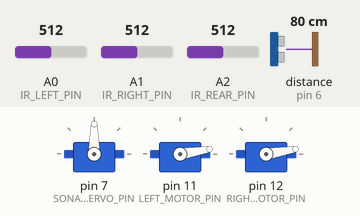
A sketch run on a simulated Arduino Uno, built with avr-gcc and run on an emulated ATmega328P. On the bench: 3 × servo. Inputs (shaded band) come from the test bench; at power-on: distance to the obstacle (sensor on pin 6) 80 cm, A0 (IR_LEFT_PIN) = 512, A1 (IR_RIGHT_PIN) = 512, A2 (IR_REAR_PIN) = 512. The echo pulse lasts 58.3 µs per cm; random numbers use the default seed unless the sketch sets one; what the sketch prints to the serial monitor is not drawn.

Above: at 0.04 s.
At 1.2 s:
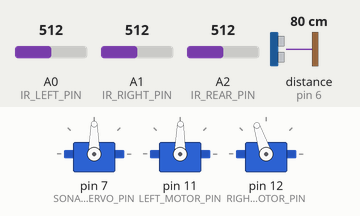
1.3 s: distance to the obstacle (sensor on pin 6) set to 2 cm
Timing chart, 0 to 4.3 s (numbered marks = the images above; inputs shaded):
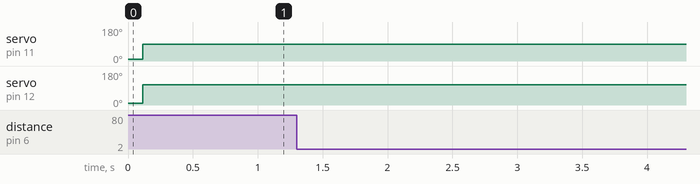

The sketch:

rover2017a.ino
```cpp
#include "Arduino.h"
#include "IRSensor.h"
#include "Motors.h"
#include "SonarSensor.h"
#include "DistanceSensor.h"

#define DEBUG

////////////////////////////// Operating Mode //////////////////////////////////

#define CALIBRATION_MODE 0
#define AUTONOMOUS_MODE 1

int mode = AUTONOMOUS_MODE;

//////////////////////////////// MOTOR SETTINGS ////////////////////////////////////

#define LEFT_MOTOR_PIN 11
#define RIGHT_MOTOR_PIN 12
#define LEFT_MOTOR_CENTER_MICROSECONDS 1547
#define RIGHT_MOTOR_CENTER_MICROSECONDS 1550
#define MAX_MOTOR_MICROSECONDS_RANGE 400
#define WHEEL_DIAMETER 9.5

Motors motors(LEFT_MOTOR_PIN, LEFT_MOTOR_CENTER_MICROSECONDS, RIGHT_MOTOR_PIN, RIGHT_MOTOR_CENTER_MICROSECONDS, MAX_MOTOR_MICROSECONDS_RANGE, WHEEL_DIAMETER);


////////////////////////////// Sonar Settings //////////////////////////////////

#define SONAR_FRONT_TRIGGER 5
#define SONAR_FRONT_ECHO 6
#define SONAR_MAX_DISTANCE 500
#define SONAR_SERVO_PIN 7
#define SONAR_THRESHOLD 25
#define SONAR_RANGE 50
#define SONAR_PING_INTERVAL 20
#define SONAR_X_POSITION 67.5 // 82.5-15
#define SONAR_Y_POSITION 0.0
#define SONAR_DETECTION_RANGE 45.0
#define SONAR_YAW 0.0

SonarSensor sonar((char*) "SONAR", SONAR_SERVO_PIN, SONAR_FRONT_TRIGGER, SONAR_FRONT_ECHO, 5,
		SONAR_MAX_DISTANCE, SONAR_THRESHOLD, SONAR_RANGE, SONAR_X_POSITION, SONAR_Y_POSITION, SONAR_YAW, SONAR_DETECTION_RANGE);

//////////////////////////////// IR Settings ////////////////////////////////////

#define IR_LEFT_PIN A0
#define IR_REAR_PIN A2
#define IR_RIGHT_PIN A1
#define IR_MIN_V 3
#define IR_MAX_V 600
#define IR_MIN_CM 4
#define IR_MAX_CM 30
#define IR_THRESHOLD 25
#define IR_RANGE 25
#define IR_PING_INTERVAL 15
#define IR_ARC 30

// Left IR Position
#define IR_LEFT_X 95.0
#define IR_LEFT_Y -35.0
#define IR_LEFT_YAW 348.75

// Right IR Position
#define IR_RIGHT_X 95.0
#define IR_RIGHT_Y 35.0
#define IR_RIGHT_YAW 11.25

// Rear IR Position
#define IR_REAR_X -90.0
#define IR_REAR_Y 0.0
#define IR_REAR_YAW 180.0

IRSensor irLeft((char*)"LEFT", IR_LEFT_PIN, IR_MIN_V, IR_MAX_V, IR_MIN_CM, IR_MAX_CM,
		IR_THRESHOLD, IR_RANGE, IR_LEFT_X, IR_LEFT_Y, IR_LEFT_YAW, IR_ARC);
IRSensor irRight((char*)"RIGHT", IR_RIGHT_PIN, IR_MIN_V, IR_MAX_V, IR_MIN_CM, IR_MAX_CM,
		IR_THRESHOLD, IR_RANGE, IR_RIGHT_X, IR_RIGHT_Y, IR_RIGHT_YAW, IR_ARC);
IRSensor irRear((char*)"REAR", IR_REAR_PIN, IR_MIN_V, IR_MAX_V, IR_MIN_CM, IR_MAX_CM,
		SONAR_THRESHOLD, SONAR_RANGE, IR_REAR_X, IR_REAR_Y, IR_REAR_YAW, IR_ARC);

//////////////////////////////// DISTANCE SENSORS ////////////////////////////////////

const int kNumDistanceSensors = 3;
DistanceSensor * distanceSensors[] = { &sonar, &irLeft, &irRight }; //, &irRear };


//////////////////////// KEEP TRACK OF PREVIOUS HEADING WHEN TURNING /////////////////
int previousHeading = 0;

///////////////////////////////////// SETUP /////////////////////////////////////////

void setup() {

#ifdef DEBUG
	Serial.begin(115200);
#endif
	mode = AUTONOMOUS_MODE;
	randomSeed(analogRead(0));
	motors.stop();
	sonar.begin();

	//delay(1000);
}

///////////////////////////////////// MAIN LOOP /////////////////////////////////////////

void loop() {

	if (mode == CALIBRATION_MODE) {
		motors.stop();
		calibrate();
	} else {

		move();

	}
#ifdef DEBUG
	//printDistances();
#endif

}

////////////////////////////////// SONAR ECHO CHECK ////////////////////////////////////
void echoCheck() {
	sonar.echoCheck();
}

////////////////////////////////// PING DISTANCES /////////////////////////////////////
// Ping Sonars and IR if ping interval has been reached!
void pingIfReady() {
	sonar.pingIfReady(echoCheck, SONAR_PING_INTERVAL);
	irRear.pingIfReady(IR_PING_INTERVAL);
	irLeft.pingIfReady(IR_PING_INTERVAL);
	irRight.pingIfReady(IR_PING_INTERVAL);
}


int angleIsClear(int angle, Obstacle * obstacles) {
	for(int i=0; i < kNumDistanceSensors; i++) {
		if(obstacles[i].angleIsBlocked(angle))
			return false;
	}
	return true;
}

tuple3<int> findClearAngle(Obstacle * obstacles) {
	bool foundLeft = false;
	bool foundRight = false;
	int right = 0;
	int left = 0;

	if(angleIsClear(0, obstacles))
		return tuple3<int>{0,0,0};

	for(int i=1; i < 180; i++) {
		if(!foundRight && angleIsClear(i,obstacles)) {
			right = i;
			foundRight = true;
		}

		if(!foundLeft && angleIsClear(360-i, obstacles)){
			left = (360-i);
			foundLeft = true;
		}

		if(foundLeft && foundRight) {
			return tuple3<int>{Angle::MinAngleFromZero(left, right), left, right};
		}
	}

	return tuple3<int>{90,270,90};
}
////////////////////////////////// MAIN CALIBRATION METHOD ///////////////////////////////

void calibrate() {

		pingIfReady();
    bool hasObstacle = false;
		Obstacle obstacles[kNumDistanceSensors]; // = new Obstacle[4];
		for (int i = 0; i < kNumDistanceSensors; i++) {
			obstacles[i] = distanceSensors[i]->getObstacle();
      if(obstacles[i].exists) {
	      printObstacle(obstacles[i]);
        printDistances();
        hasObstacle = true;
      }
		}

		if(hasObstacle) {
			tuple3<int> angles = findClearAngle(obstacles);

			if(Serial) {
				Serial.println("Clear Angles: ");
				Serial.print("best: ");
				Serial.print(angles._1);
				Serial.print(" left: ");
				Serial.print(angles._2);
				Serial.print(" right: ");
				Serial.print(angles._3);
			}
		}
   delay(5000);
}


////////////////////////////////// MAIN DRIVE METHOD /////////////////////////////////////
void move() {
	bool hasObstacle = false;
	pingIfReady();

	Obstacle obstacles[kNumDistanceSensors]; // = new Obstacle[4];
	for (int i = 0; i < kNumDistanceSensors; i++) {
		obstacles[i] = distanceSensors[i]->getObstacle();
    if(obstacles[i].exists) {
        printObstacle(obstacles[i]);
        printDistances();
        hasObstacle = true;
      }
	}

	if(!hasObstacle) {
		motors.forward(70);
		previousHeading = 0;
	}

	tuple3<int> angles = Angle::ToPlusMinus(findClearAngle(obstacles));

	int angle = angles._1;

	// Keep turning same direction if turning again
	/*
	if(angle != 0) {
		if(previousHeading < 0 && abs(angles._2 - previousHeading) < 2) { // turning left
			angle = previousHeading;
		} else if(abs(angles._3 - previousHeading) < 2) { // turning right
			angle = previousHeading;
		}
	}*/
	if(previousHeading !=0 && angle !=0) {
		return;
	}

	if(angle == 0) {
		motors.forward(70);
	} else if(abs(angle) > 45) {
		motors.spinTo(angle, 90);
		motors.brake();
	} else {
		motors.turnToward(angle,60);
	}

	previousHeading = angle;
}

////////////////////////////////// SERIAL PRINT METHODS /////////////////////////////////////
void printDistances() {
	if (!Serial)
		return;

	String result = irLeft.currentDistance + String(":")
			+ sonar.currentDistance + String(":") + irRight.currentDistance;
	Serial.println(result);

}

void printObstacle(Obstacle obstacle) {
	if (!obstacle.exists)
		return;
	if (!Serial)
		return;

	Serial.println("------------------- Obstacle ----------------");
  Serial.print(obstacle.key);
	Serial.print(": Radius: "); Serial.print(obstacle.radius);
	Serial.print(" Theta: "); Serial.print(obstacle.theta);
  Serial.print(" Range: "); Serial.print(obstacle.thetaMin);
	Serial.print(" - "); Serial.println(obstacle.thetaMax);

}
```

.ino.cpp
```cpp
#ifdef __IN_ECLIPSE__
//This is a automatic generated file
//Please do not modify this file
//If you touch this file your change will be overwritten during the next build
//This file has been generated on 2017-08-30 01:26:35

#include "Arduino.h"
#include "Arduino.h"
#include "IRSensor.h"
#include "Motors.h"
#include "SonarSensor.h"
#include "DistanceSensor.h"
void setup() ;
void loop() ;
void echoCheck() ;
void pingIfReady() ;
int angleIsClear(int angle, Obstacle * obstacles) ;
tuple3<int> findClearAngle(Obstacle * obstacles) ;
void calibrate() ;
void move() ;
void printDistances() ;
void printObstacle(Obstacle obstacle) ;

#include "rover2017a.ino"


#endif
```

DistanceSensor.h
```cpp
/*
 * DistanceSensor.h
 *
 *  Created on: Aug 24, 2017
 *      Author: kevywilly
 */

#ifndef DISTANCESENSOR_H_
#define DISTANCESENSOR_H_

#include "Arduino.h"
#include "Tuples.h"

/*
 * Angle - Simple class for managing angles
 */
class Angle{
public:

	//////////////////////////////////////////////////////////////////////////////////////
	// Convert degrees to 360 (0-359) representation
	//////////////////////////////////////////////////////////////////////////////////////
	static int To360(int angle) {
		if(angle < 0)
			return angle+360.0;

		if(angle >=360)
			return angle - 360.0;

		return angle;
	}

	static tuple3<int> To360(tuple3<int> angles) {
			return {To360(angles._1), To360(angles._2), To360(angles._3)};
	}

	static int ToPlusMinus(int angle) {
			return (angle > 180) ? angle - 360 : angle;
	}

	static tuple3<int> ToPlusMinus(tuple3<int> angles) {
		return {ToPlusMinus(angles._1), ToPlusMinus(angles._2), ToPlusMinus(angles._3)};
	}

	static int MinAngleFromZero(int a, int b) {
		if(abs(ToPlusMinus(a)) < abs(ToPlusMinus(b)))
			return a;

		return b;
	}

	//////////////////////////////////////////////////////////////////////////////////////
	// Is angle between to angles represented as 0-359 moving clockwise.
	//////////////////////////////////////////////////////////////////////////////////////
	static bool IsBetween(int left, int right, int angle) {

		int lft = To360(left);
		int target = To360(angle);
		int rgt = To360(right);

		int i = lft;
		while(i != rgt) {
			if(i == target)
				return true;
			i = To360(i+1);
		}
		return false;
	}

};

///////////////////////////////////////////////////////////////////////////////////////////////////
// Obstacle: Spatial representation of an obstacle from center of viewer - distance, angle, arc  //
///////////////////////////////////////////////////////////////////////////////////////////////////
class Obstacle {
public:
	float radius;
	float theta;
	float thetaMin;
	float thetaMax;
	bool exists;
	char * key;

	// Generic constructor
	Obstacle() {
		radius = 0;
		theta = 0;
		thetaMin = 0;
		thetaMax = 0;
		exists = false;
		key = (char*) "none";
	}

	// Constructor
	Obstacle(char *_key, float _radius, float _theta, float _arc) {
		exists = true;
		radius = _radius;
		theta = Angle::To360(_theta);
		thetaMin = Angle::To360(theta - _arc);
		thetaMax = Angle::To360(theta + _arc);
		key = _key;
	}

	// Bool: Angle is blocked by an obstacle
	bool angleIsBlocked(int angle) {
		if(!exists)
			return false;

		return Angle::IsBetween(thetaMin, thetaMax, angle);
	}
};

/////////////////////////////////////////////////////////////////////////////////////////
// Genric Distance Sensor - Abstract Class  										   //
/////////////////////////////////////////////////////////////////////////////////////////

class DistanceSensor {
public:

	uint16_t minDistance;
	uint16_t maxDistance;
	uint16_t threshold;
	uint16_t range;
	uint16_t currentDistance;
	float arc;
	float yaw;
	float x;
	float y;
	char * key;

	unsigned long timer = 0;

	DistanceSensor(char * _key, uint16_t _minDistance, uint16_t _maxDistance,
			uint16_t _threshold, uint16_t _range, float _x, float _y,
			float _yaw, float _arc) {
		key = _key;
		minDistance = _minDistance;
		maxDistance = _maxDistance;
		threshold = _threshold;
		range = _range;
		currentDistance = maxDistance;
		x = _x;
		y = _y;
		arc = _arc;
		yaw = _yaw;
	}

	virtual ~DistanceSensor() {

	}

	virtual void getDistance() = 0;


	bool tooClose() {
		return (currentDistance <= threshold);
	}

	bool inRange() {
		return (currentDistance <= range);
	}

	void pingIfReady(int ping_interval) {
		if (millis() >= timer) {
			timer += ping_interval;
			getDistance();
		}
	}

	Obstacle getObstacle() {
		if(!tooClose())
			return Obstacle();
		float y2 = sin(radians(yaw))/currentDistance;
		float x2 = cos(radians(yaw))/currentDistance;
		float xPos = x+x2;
		float yPos = y+y2;
		float radius = sqrt(xPos*xPos + yPos*yPos);
		float theta = degrees(asin(yPos/radius));
		return Obstacle(key, radius, theta, arc);
	}

};

#endif /* DISTANCESENSOR_H_ */
```

IRSensor.cpp
```cpp
/*
 * IRSensor.cpp
 *
 *  Created on: Aug 26, 2017
 *      Author: kevywilly
 */

#include "IRSensor.h"


////////////////////////////////////
// Constructor
////////////////////////////////////
 IRSensor::IRSensor(char * key, uint8_t _sensor_pin, uint16_t _minVoltage, uint16_t _maxVoltage, uint16_t min_cm, uint16_t max_cm, int _threshold, int _range, float _x, float _y, float _angle, float _arc) :
    	DistanceSensor(key, min_cm, max_cm, _threshold, _range,_x, _y, _angle, _arc) {
    	sensor_pin = _sensor_pin;
    	min_voltage = _minVoltage;
    	max_voltage = _maxVoltage;
    	pinMode(sensor_pin, INPUT);

    }

////////////////////////////////////
// Get distance to obstacle
////////////////////////////////////
void IRSensor::getDistance() {
   currentDistance = map(analogRead(sensor_pin), min_voltage, max_voltage, maxDistance, minDistance);
}
```

IRSensor.h
```cpp
/*
 * ir_sensor.h
 *
 *  Created on: Jul 6, 2017
 *      Author: kevywilly
 */

#ifndef IRSENSOR_H_
#define IRSENSOR_H_

#include "Arduino.h"
#include "DistanceSensor.h"


class IRSensor : public DistanceSensor{

public:
	IRSensor(char * key, uint8_t _sensor_pin, uint16_t _minVoltage, uint16_t _maxVoltage, uint16_t min_cm, uint16_t max_cm, int _threshold, int _range, float _x, float _y, float _angle, float _arc);
	void getDistance();

private:
	uint8_t sensor_pin;
	int16_t min_voltage;
	int16_t max_voltage;


};

#endif /* IRSENSOR_H_ */
```

Motors.cpp
```cpp
/*
 * Motors.cpp
 *
 *  Created on: Aug 20, 2017
 *      Author: kevywilly
 */


#include "Motors.h"

Motors::Motors(uint8_t left_servo_pin, uint16_t left_servo_center_micros, uint8_t right_servo_pin, uint16_t right_servo_center_micros,
		uint16_t servo_range_micros, float wheel_diameter) {

	status = MotorStatus::Stopped;
	left_servo_pin_ = left_servo_pin;
	right_servo_pin_ = right_servo_pin;
	left_servo_center_micros_ = left_servo_center_micros;
	right_servo_center_micros_ = right_servo_center_micros;
	servo_range_micros_ = servo_range_micros;
	last_power_left_ = 0;
	last_power_right_ = 0;
	wheel_diameter_ = wheel_diameter;
	wheel_circumference_ = PI * wheel_diameter;

	//delay360 = 1333*(1.0/(max_micros_offset/180.0));
	delay_360_ = 1000*(1.0/(servo_range_micros_/360.0));
	randomSeed(analogRead(0));
}

// Attach motors
void Motors::attach() {
	servo_left_.attach(left_servo_pin_, left_servo_center_micros_ - servo_range_micros_/2,
			right_servo_center_micros_ + servo_range_micros_/2);
	servo_right_.attach(right_servo_pin_, right_servo_center_micros_ - servo_range_micros_/2,
			left_servo_center_micros_ + servo_range_micros_/2);
}

void Motors::detach() {
	servo_left_.detach();
	servo_right_.detach();
}

void Motors::stop() {
	brake();
	detach();
	status = MotorStatus::Stopped;
}

// Set speed for motors
void Motors::setSpeed(int8_t p_lft, int8_t p_rgt) {

	attach();
	last_power_left_ = p_lft;
	last_power_right_ = p_rgt;

	int16_t l = power_to_micros(-p_lft, left_servo_center_micros_);
	int16_t r = power_to_micros(p_rgt, right_servo_center_micros_);
	servo_left_.writeMicroseconds(l);
	servo_right_.writeMicroseconds(r);

}

int Motors::getDelayForDistance(float distance, int power) {
	return round((abs(distance) / wheel_circumference_) * delay_360_ * (100.0 / power));
}
int Motors::getDelayForAngle(int angle, int power) {
	return round(map(abs(angle), 0, 360, 0, delay_360_) * 100.0 / power);
}

// move to relative x,y coordinate
void Motors::moveToward(float x, float y, int8_t power) {
	float dist = Position2D::calcDistance(x, y);
	float theta = Position2D::calcTheta(x, y);
	spinToward(theta, power);
	moveTowardX(dist, power);
}

// move to relative x,y coordinate
void Motors::moveTo(float x, float y, int8_t power) {
	moveToward(x, y, power);
	stop();
}

void Motors::moveToX(float x, int8_t power) {
	moveTowardX(x, power);
	stop();
}

void Motors::moveTowardX(float x, int8_t power) {
	if (x != 0)
		(x < 0) ? forward(-power) : forward(power);

	delay(getDelayForDistance(x, power));
}
// Spin to an angle
void Motors::spinTo(int angle, int8_t power) {
	spinToward(angle, power);
}

void Motors::spinToward(int angle, int8_t power) {
	if (angle != 0)
		(angle < 0) ? turn(-power, power) : turn(power, -power);

	delay(getDelayForAngle(angle, power)/2);
}

// Turn to an angle
void Motors::turnTo(int angle, int8_t power) {
	turnToward(angle, power);
	stop();
}

void Motors::turnToward(int angle, int8_t power) {

	if (angle != 0)
		(angle < 0) ? turn(0, power) : turn(power, 0);

	delay(getDelayForAngle(angle, power) * 2);
}

void Motors::brake() {
	uint8_t powL = last_power_left_;
	uint8_t powR = last_power_right_;

	while (powL != 0 && powR != 0) {
		powL -= (powL - 0) * 0.66;
		powR -= (powR - 0) * 0.66;
		if (abs(powL) < 20)
			powL = 0;

		if (abs(powR) < 20)
			last_power_right_ = 0;

		setSpeed(powL, powR);
		delay(5);
	}

	status = MotorStatus::Braking;
}

void Motors::forward(int8_t power) {
	setSpeed(power, power);
	status = MotorStatus::Forward;
}

void Motors::reverse(int8_t power) {
	setSpeed(-power, -power);
	status = MotorStatus::Reverse;
}

void Motors::move(int8_t p_left, int8_t p_right) {
	setSpeed(p_left, p_right);
	if (p_left != p_right) {
		status = MotorStatus::Turning;
	} else if (p_left == p_right) {
		if (p_left < 0)
			status = MotorStatus::Braking;
		else if (p_left == 0)
			status = MotorStatus::Reverse;
		else
			status = MotorStatus::Forward;
	}
}

void Motors::turn(int8_t p_left, int8_t p_right) {
	setSpeed(p_left, p_right);

	status = MotorStatus::Turning;
}

void Motors::spin(int8_t power) {
	setSpeed(power, -power);
	status = MotorStatus::Spinning;
}

// Convert power level 0 - 100% to microseconds
int16_t Motors::power_to_micros(int8_t power, int16_t zero) {

	int16_t pow = map(abs(power), 0, 100, 0, servo_range_micros_/2);
	if (power < 0) {
		pow = pow * -1;
	}

	return (zero + pow);

}

int Motors::randomDir() {
	if (random(1, 100) < 51) {
		return -1;
	} else {
		return 1;
	}
}
```

Tuples.h
```cpp
/*
 * Tuples.h
 *
 *  Created on: Aug 30, 2017
 *      Author: kevywilly
 */

#ifndef TUPLES_H_
#define TUPLES_H_

template <typename T>
struct tuple2{
	T _1;
	T _2;

	tuple2<T>(T a, T b) {
		_1 = a;
		_2 = b;
	}
};

template <typename T>
struct tuple3{
	T _1;
	T _2;
	T _3;

	tuple3<T>(T a, T b, T c) {
		_1 = a;
		_2 = b;
		_3 = c;
	}
};

template <typename T>
struct tuple4{
	T _1;
	T _2;
	T _3;
	T _4;

	tuple4<T>(T a, T b, T c, T d) {
		_1 = a;
		_2 = b;
		_3 = c;
		_4 = d;
	}
};


#endif /* TUPLES_H_ */
```

Source omitted: Motors.h (2115 bytes), SonarSensor.h (1868 bytes)

Measured:
- after the input at 1.3 s, every drawn part: stays the same
